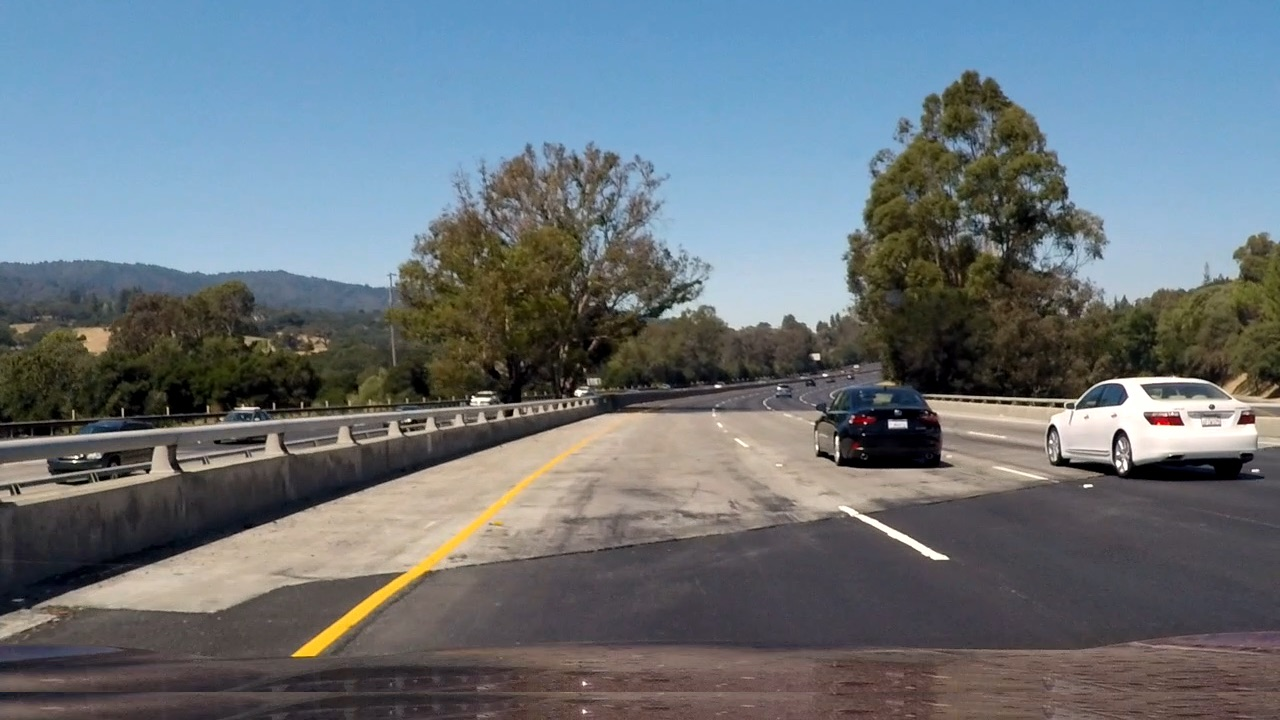
#> input picture images/4.jpg, 1280 x 720 px
$ python main.py
#> lines starting #> are read from the running program, lines starting #| are printed output that depends on the picture; after the words box and inside, x2 and y2 are one past the last pixel; in counts of white or black regions, pixels touching at a corner belong together
import cv2
import numpy as np

img = cv2.imread("images/4.jpg",1)
#> img is the input picture: shape (720, 1280, 3); mean B, G, R 121.7, 114.9, 105.5
img = cv2.resize(img, (600, 400))
#> img: shape (400, 600, 3)
cv2.imshow("img", img)

# We change the color space to HSL as it helps better visualize the lane markers.
hls_img = cv2.cvtColor(img, cv2.COLOR_BGR2HLS)
#> hls_img: shape (400, 600, 3); mean of channels 0, 1, 2 71.9, 113.4, 68.5
cv2.imshow("hls", hls_img)

# Considering only the yellow and white colors(they repreent the lane markers)
# white color mask
lw_w = np.uint8([0, 200, 0])
up_w = np.uint8([255, 255, 255])
wt = cv2.inRange(hls_img, lw_w, up_w)
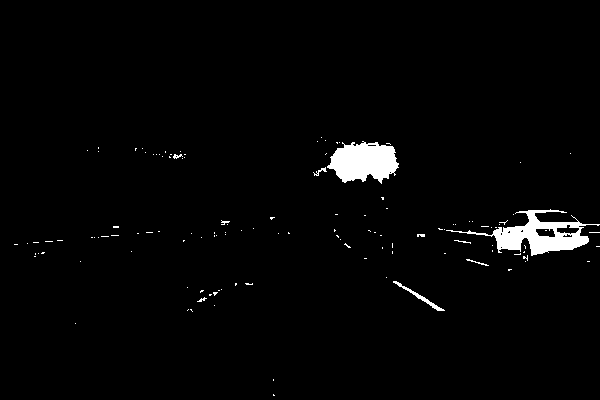
#> wt: shape (400, 600); 2.2% white; 125 white regions (115 under 20 px), largest, box (x1, y1, x2, y2) and area: (446, 209, 600, 256) 2323, (327, 141, 399, 184) 2120, (393, 281, 445, 311) 189
# yellow color mask
lw_y = np.uint8([10, 0, 100])
up_y = np.uint8([40, 255, 255])
yw = cv2.inRange(hls_img, lw_y, up_y)
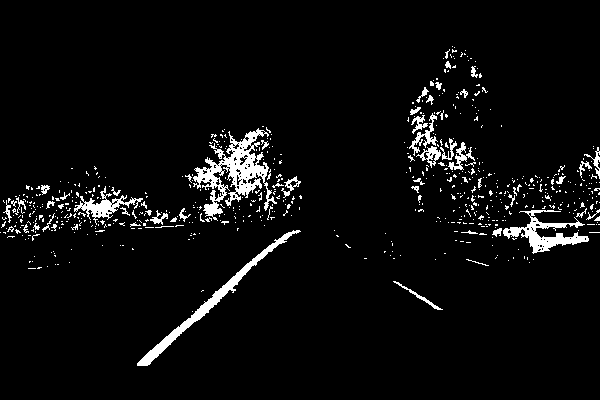
#> yw: shape (400, 600); 4.7% white; 642 white regions (589 under 20 px), largest, box (x1, y1, x2, y2) and area: (193, 128, 277, 221) 2610, (137, 230, 301, 366) 1542, (503, 210, 589, 254) 1244
# combine the mask
mask = cv2.bitwise_or(wt, yw)
#> mask: shape (400, 600); 6.2% white; 718 white regions (661 under 20 px), largest, box (x1, y1, x2, y2) and area: (193, 128, 277, 221) 2610, (446, 207, 600, 256) 2329, (327, 141, 399, 184) 2120
wy_img = cv2.bitwise_and(img, img, mask = mask)
cv2.imshow("wyim",wy_img)

# Now we convert the scale to grayscale so that we can get both the whote and yellow in same scale and it also helps to do gaussian smoothing
gray_img = cv2.cvtColor(wy_img, cv2.COLOR_BGR2GRAY)
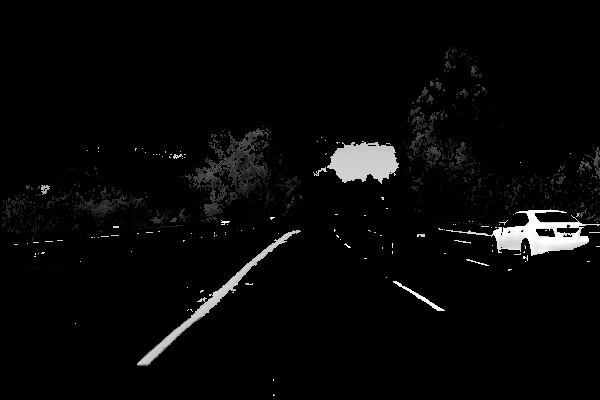
#> gray_img: shape (400, 600); min 0, max 255, mean 7.4
cv2.imshow("gray",gray_img)

# apply gaussian smoothing
gau_smth = cv2.GaussianBlur(gray_img, (7, 7), 3)
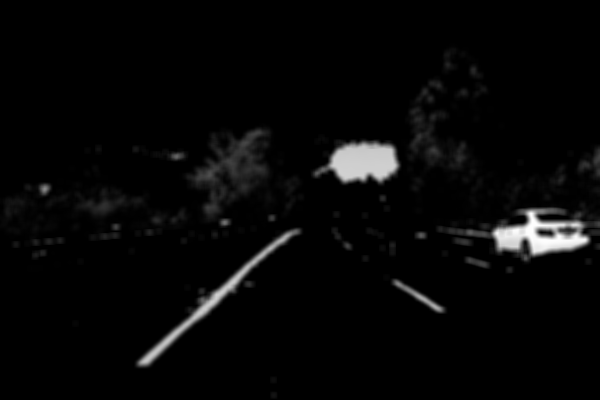
#> gau_smth: shape (400, 600); min 0, max 254, mean 7.4
cv2.imshow("gau",gau_smth)

# We use canny edge detector to detect the edges.
edg_img = cv2.Canny(gau_smth, 30, 100)
#> edg_img: shape (400, 600); 1.3% white in thin lines or dots, all inside (x1, y1, x2, y2) = (31, 127, 600, 366)
cv2.imshow("edg",edg_img)

# The canny edge detector returns the edges even for noises like trees, other cars. Since the road forms a region from the bottom of the image(a polygon region) we try to filter out this region so that we can get better accuracy in deciding the lane markers(as other edges don't generally occur in this region such as trees, passerby's)
# Thus we form the polygonal region below by making vertices for the region
rows, cols = edg_img.shape[:2]
#> rows = 400; cols = 600
bt_lt  = [cols*0.1, rows*0.95]
#> bt_lt = [60, 380]
tp_lt     = [cols*0.4, rows*0.6]
#> tp_lt = [240, 240]
bt_rt = [cols*0.9, rows*0.95]
#> bt_rt = [540, 380]
tp_rt    = [cols*0.6, rows*0.6]
#> tp_rt = [360, 240]
vt = np.array([[bt_lt, tp_lt, tp_rt, bt_rt]], dtype=np.int32)
# now we filter out the edges only in this region
mask = np.zeros_like(edg_img)
if len(mask.shape)==2:
    cv2.fillPoly(mask, vt, 255)
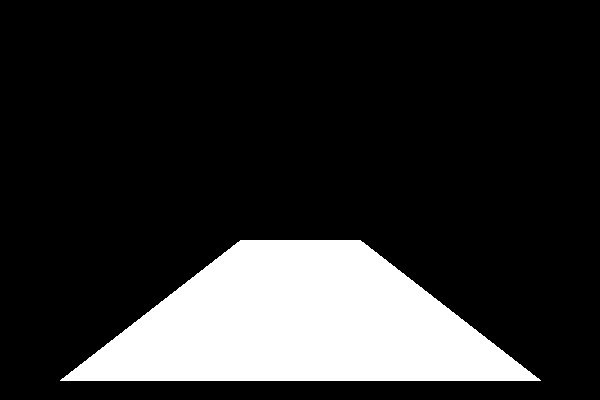
#> mask: shape (400, 600); 17.7% white; 1 white region, box (x1, y1, x2, y2) and area: (60, 240, 541, 381) 42481
else:
    cv2.fillPoly(mask, vt, (255,)*mask.shape[2])

roi_img = cv2.bitwise_and(edg_img, mask)
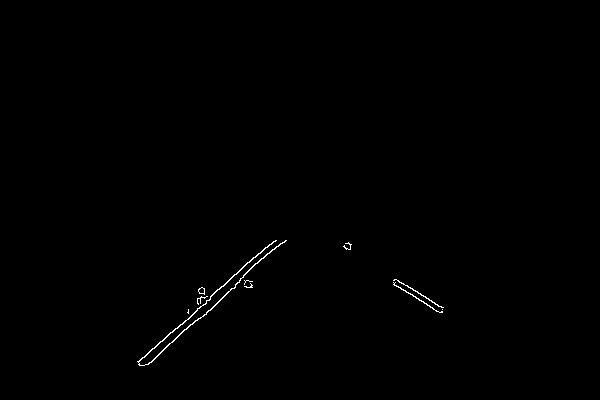
#> roi_img: shape (400, 600); 0.33% white in thin lines or dots, all inside (x1, y1, x2, y2) = (137, 240, 444, 366)
cv2.imshow("roi",roi_img)

# apply hough transform
hou_lines = cv2.HoughLinesP(roi_img, rho=1, theta=np.pi/180, threshold=20, minLineLength=20, maxLineGap=10)
#> hou_lines = 13 rows, first 6: [138, 362, 180, 324], [148, 364, 239, 282], [223, 286, 265, 247], [162, 341, 247, 262], [166, 346, 190, 324], [395, 279, 439, 306]
for line in hou_lines:
    x1, y1, x2, y2 = line[0]
    cv2.line(img, (x1,y1), (x2,y2), (0, 255, 0), 4)
#> this loop made 13 passes
#> (x1, y1, x2, y2) on passes 1 to 12: (138, 362, 180, 324), (148, 364, 239, 282), (223, 286, 265, 247), (162, 341, 247, 262), (166, 346, 190, 324), (395, 279, 439, 306), (240, 278, 280, 243), (394, 284, 439, 312), (197, 320, 235, 286), (396, 279, 443, 307), (177, 328, 210, 298), (244, 274, 264, 256)
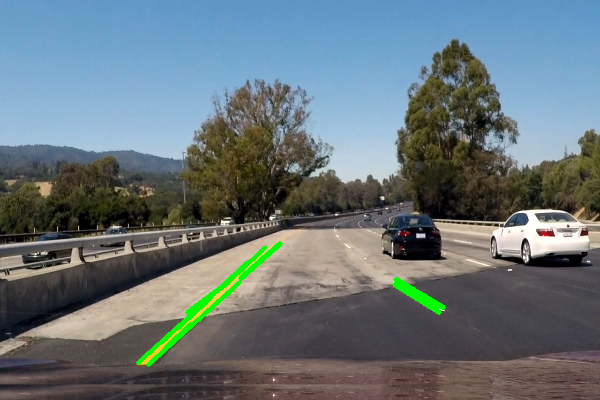
#> img: shape (400, 600, 3); mean B, G, R 120.3, 115.8, 103.5
cv2.imshow("res", img)

cv2.waitKey(0)
# cv2.destroyAllWindows()

$ run again, with images/1.jpg copied over images/4.jpg
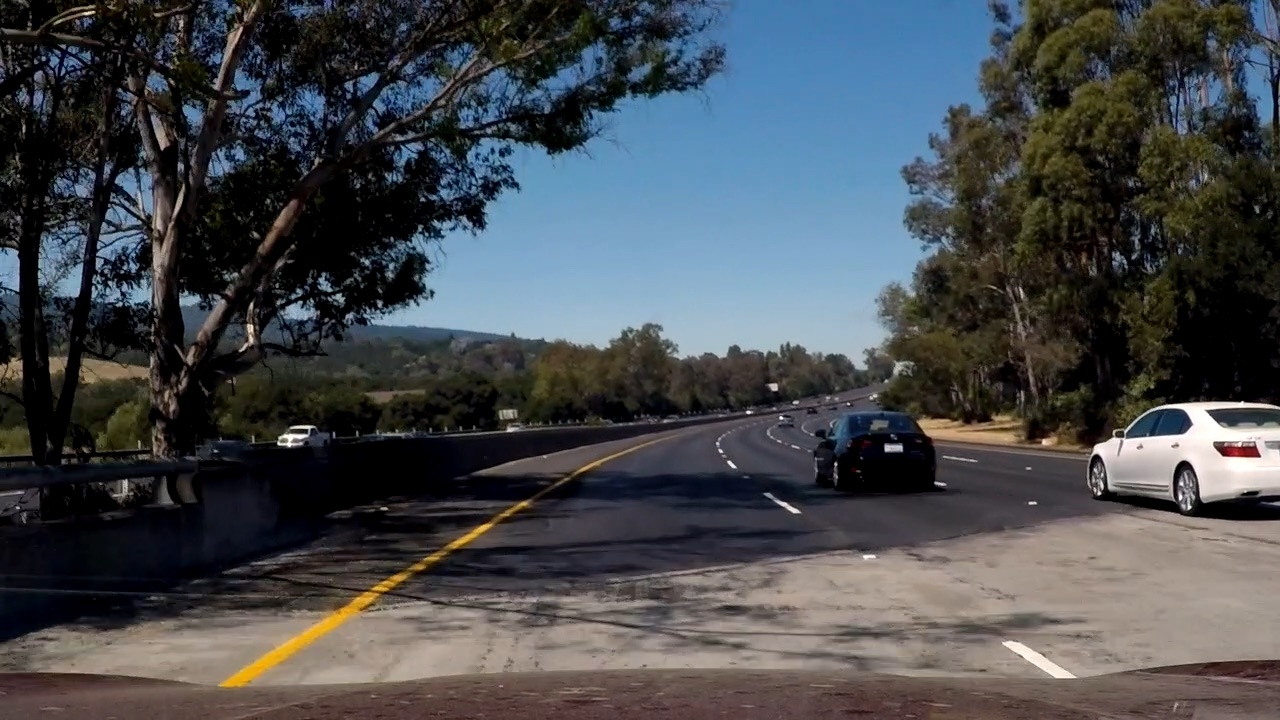
#> input picture images/1.jpg, 1280 x 720 px
#> img is the input picture: shape (720, 1280, 3); mean B, G, R 77.8, 74.1, 70.4
#> hls_img: shape (400, 600, 3); mean of channels 0, 1, 2 62.8, 74.1, 70.9
#> `wt = cv2.inRange(hls_img, lw_w, up_w)`:
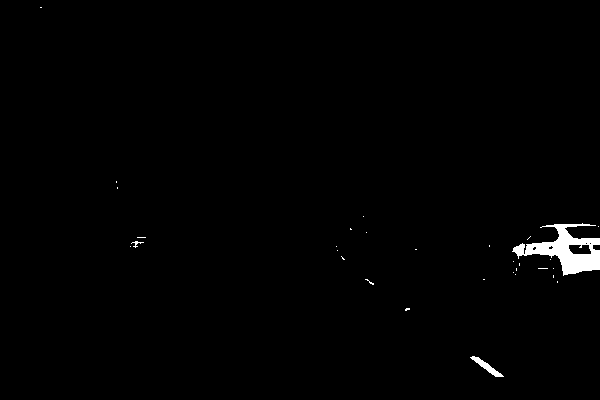
#> wt: shape (400, 600); 0.94% white; 31 white regions (28 under 20 px), largest, box (x1, y1, x2, y2) and area: (512, 223, 600, 276) 1933, (470, 356, 504, 377) 193, (131, 241, 144, 248) 29
#> yw: shape (400, 600); 6.2% white; 1078 white regions (986 under 20 px), largest, box (x1, y1, x2, y2) and area: (479, 32, 545, 129) 1706, (103, 279, 249, 383) 1202, (536, 105, 595, 153) 768
#> edg_img: shape (400, 600); 0.7% white in thin lines or dots
#> roi_img: shape (400, 600); 0.27% white in thin lines or dots, all inside (x1, y1, x2, y2) = (103, 255, 504, 381)
#> hou_lines = [[104, 378, 163, 335], [114, 380, 247, 280], [132, 356, 243, 278], [115, 380, 172, 337], [188, 317, 241, 280], [475, 355, 501, 374], [471, 359, 494, 376], [471, 358, 495, 376], [477, 356, 501, 373], [169, 338, 214, 304], [128, 359, 160, 337], [215, 305, 241, 285]]
#> the loop `for line in hou_lines:` made 12 passes
#> after the loop `for line in hou_lines:`:
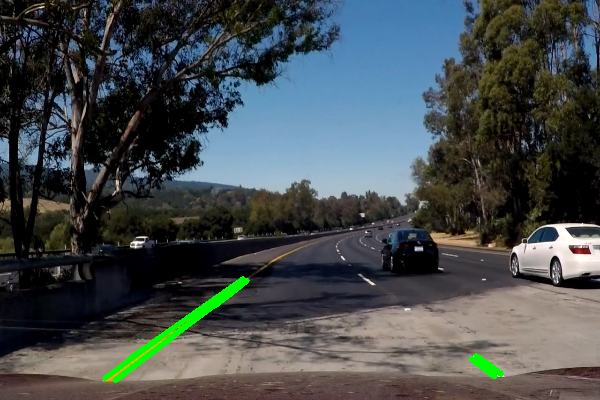
#> img: shape (400, 600, 3); mean B, G, R 77, 75.3, 68.9

$ run again, with images/10.jpg copied over images/4.jpg
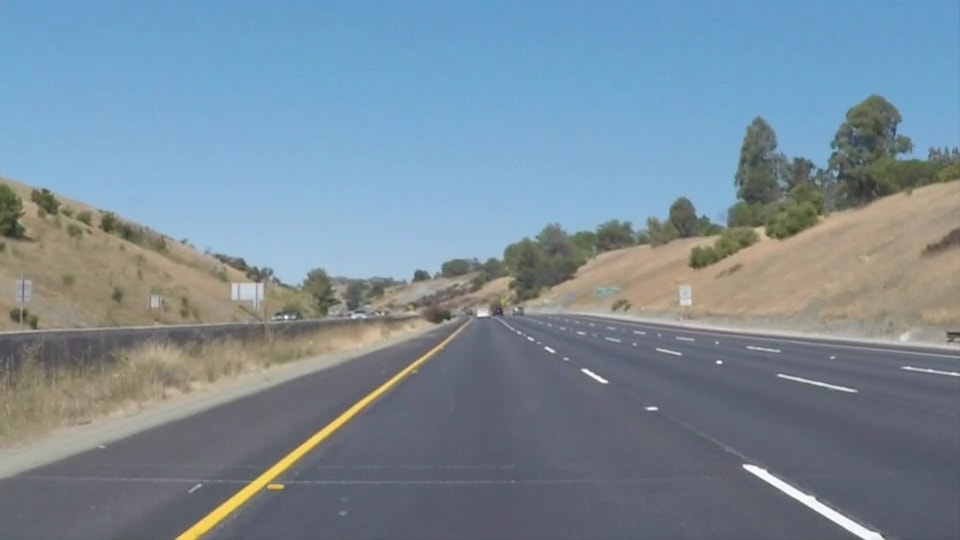
#> input picture images/10.jpg, 960 x 540 px
#> img is the input picture: shape (540, 960, 3); mean B, G, R 152.9, 139.4, 121.2
#> hls_img: shape (400, 600, 3); mean of channels 0, 1, 2 85.8, 137.2, 65.4
#> `wt = cv2.inRange(hls_img, lw_w, up_w)`:
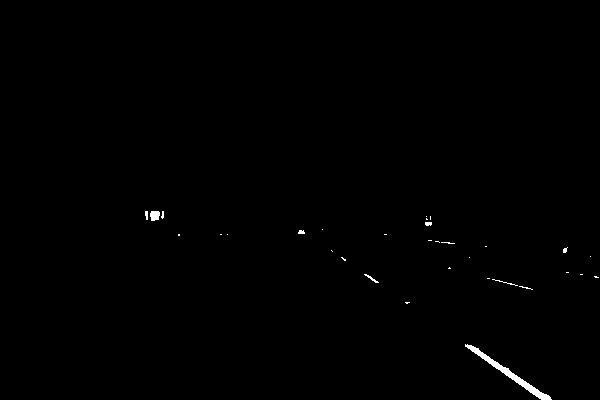
#> wt: shape (400, 600); 0.39% white; 32 white regions (25 under 20 px), largest, box (x1, y1, x2, y2) and area: (465, 344, 552, 400) 576, (150, 211, 160, 221) 84, (364, 274, 379, 283) 34
#> yw: shape (400, 600); 0.44% white; 1 white region, box (x1, y1, x2, y2) and area: (111, 264, 267, 400) 1045
#> edg_img: shape (400, 600); 0.54% white in thin lines or dots, all inside (x1, y1, x2, y2) = (112, 210, 600, 400)
#> roi_img: shape (400, 600); 0.33% white in thin lines or dots, all inside (x1, y1, x2, y2) = (131, 256, 526, 381)
#> hou_lines = [[132, 380, 262, 263], [143, 380, 267, 264], [465, 347, 512, 380], [131, 380, 247, 276], [468, 343, 525, 380], [144, 378, 235, 293], [469, 343, 491, 357], [476, 354, 514, 380], [243, 288, 267, 265], [493, 360, 524, 380]]
#> the loop `for line in hou_lines:` made 10 passes
#> after the loop `for line in hou_lines:`:
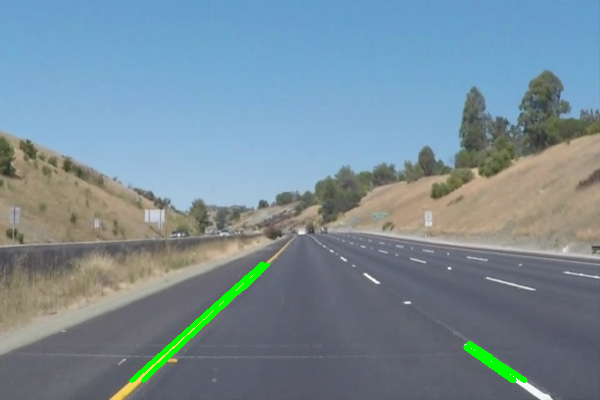
#> img: shape (400, 600, 3); mean B, G, R 151.6, 140.3, 119.4

$ run again, with images/11.jpg copied over images/4.jpg
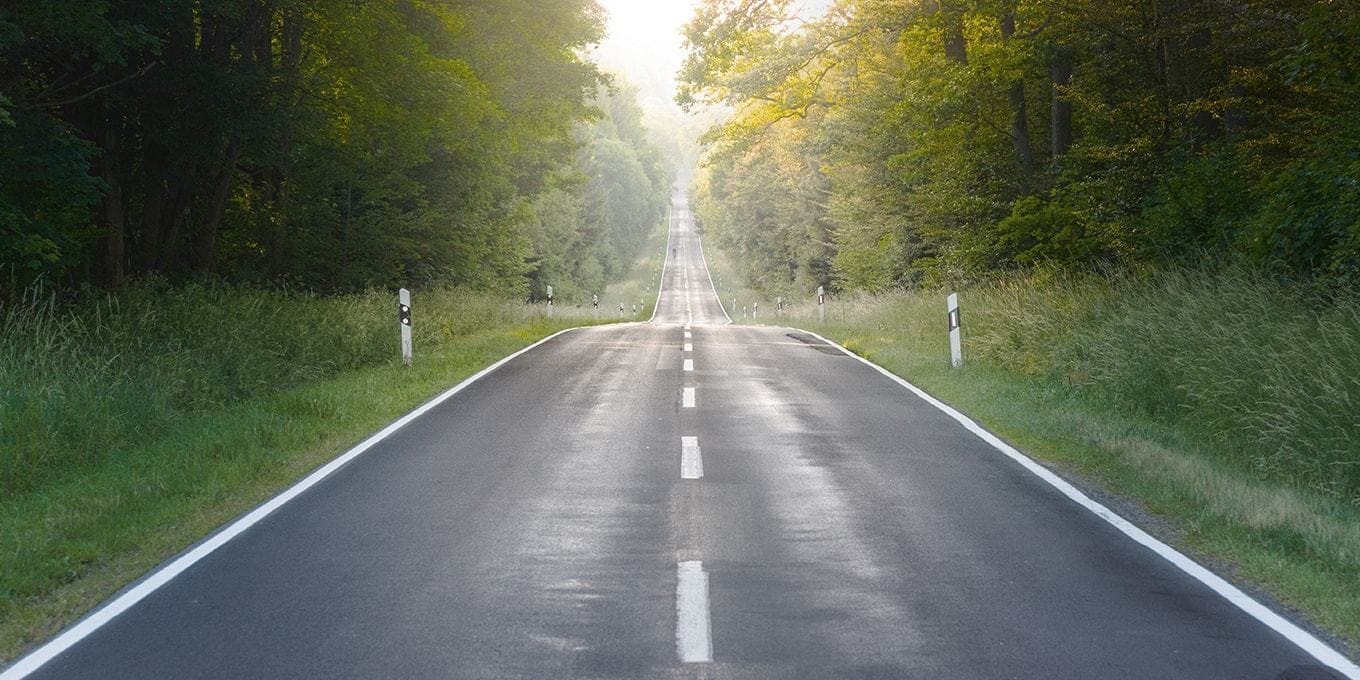
#> input picture images/11.jpg, 1360 x 680 px
#> img is the input picture: shape (680, 1360, 3); mean B, G, R 86.6, 104.1, 97.3
#> hls_img: shape (400, 600, 3); mean of channels 0, 1, 2 61.7, 95, 54.3
#> wt: shape (400, 600); 4.6% white; 248 white regions (228 under 20 px), largest, box (x1, y1, x2, y2) and area: (252, 0, 351, 213) 5574, (0, 195, 248, 400) 1401, (352, 194, 600, 400) 1376
#> yw: shape (400, 600); 10% white; 716 white regions (691 under 20 px), largest, box (x1, y1, x2, y2) and area: (280, 0, 527, 132) 12081, (132, 0, 223, 85) 3303, (515, 0, 600, 118) 3097
#> edg_img: shape (400, 600); 3.2% white in thin lines or dots
#> roi_img: shape (400, 600); 0.18% white in thin lines or dots, all inside (x1, y1, x2, y2) = (248, 240, 369, 381)
#> hou_lines = [[300, 377, 300, 335], [310, 337, 310, 362], [358, 273, 367, 296], [351, 272, 365, 298]]
#> the loop `for line in hou_lines:` made 4 passes
#> after the loop `for line in hou_lines:`:
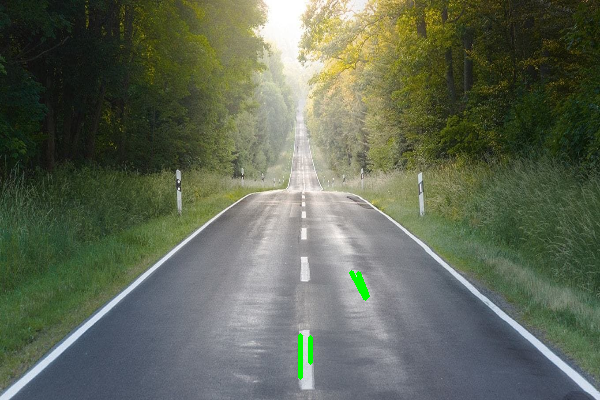
#> img: shape (400, 600, 3); mean B, G, R 86, 104.1, 96.6
